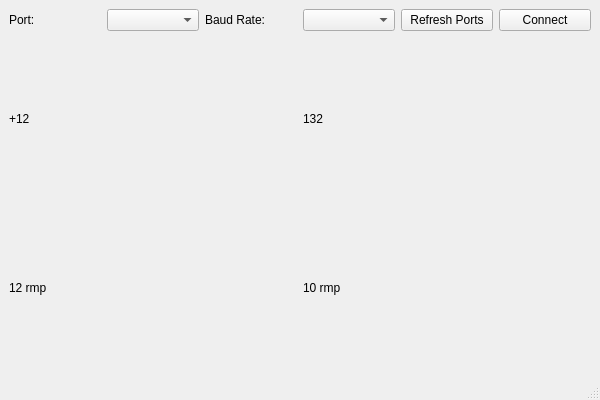
<?xml version="1.0" encoding="UTF-8"?>
<ui version="4.0">
 <class>MainWindow</class>
 <widget class="QMainWindow" name="MainWindow">
  <property name="geometry">
   <rect>
    <x>0</x>
    <y>0</y>
    <width>600</width>
    <height>400</height>
   </rect>
  </property>
  <property name="windowTitle">
   <string>Serial Port Reader</string>
  </property>
  <widget class="QWidget" name="centralwidget">
   <layout class="QVBoxLayout" name="mainLayout">
    <item>
     <layout class="QHBoxLayout" name="controlsLayout">
      <item>
       <widget class="QLabel" name="portLabel">
        <property name="text">
         <string>Port:</string>
        </property>
       </widget>
      </item>
      <item>
       <widget class="QComboBox" name="serialPortComboBox"/>
      </item>
      <item>
       <widget class="QLabel" name="baudRateLabel">
        <property name="text">
         <string>Baud Rate:</string>
        </property>
       </widget>
      </item>
      <item>
       <widget class="QComboBox" name="baudRateComboBox"/>
      </item>
      <item>
       <widget class="QPushButton" name="refreshPortsButton">
        <property name="text">
         <string>Refresh Ports</string>
        </property>
       </widget>
      </item>
      <item>
       <widget class="QPushButton" name="connectButton">
        <property name="text">
         <string>Connect</string>
        </property>
       </widget>
      </item>
     </layout>
    </item>
    <item>
     <layout class="QHBoxLayout" name="infoLayout">
      <item>
       <layout class="QVBoxLayout" name="R1Layout">
        <item>
         <widget class="QLabel" name="R1degLabel">
          <property name="text">
           <string>+12</string>
          </property>
         </widget>
        </item>
        <item>
         <widget class="QLabel" name="R1rpmLabel">
          <property name="text">
           <string>12 rmp</string>
          </property>
         </widget>
        </item>
       </layout>
      </item>
      <item>
       <layout class="QVBoxLayout" name="R2Layout">
        <item>
         <widget class="QLabel" name="R2degLabel">
          <property name="text">
           <string>132</string>
          </property>
         </widget>
        </item>
        <item>
         <widget class="QLabel" name="R2rpmLabel">
          <property name="text">
           <string>10 rmp</string>
          </property>
         </widget>
        </item>
       </layout>
      </item>
     </layout>
    </item>
   </layout>
  </widget>
  <widget class="QStatusBar" name="statusbar"/>
 </widget>
 <resources/>
 <connections/>
</ui>
